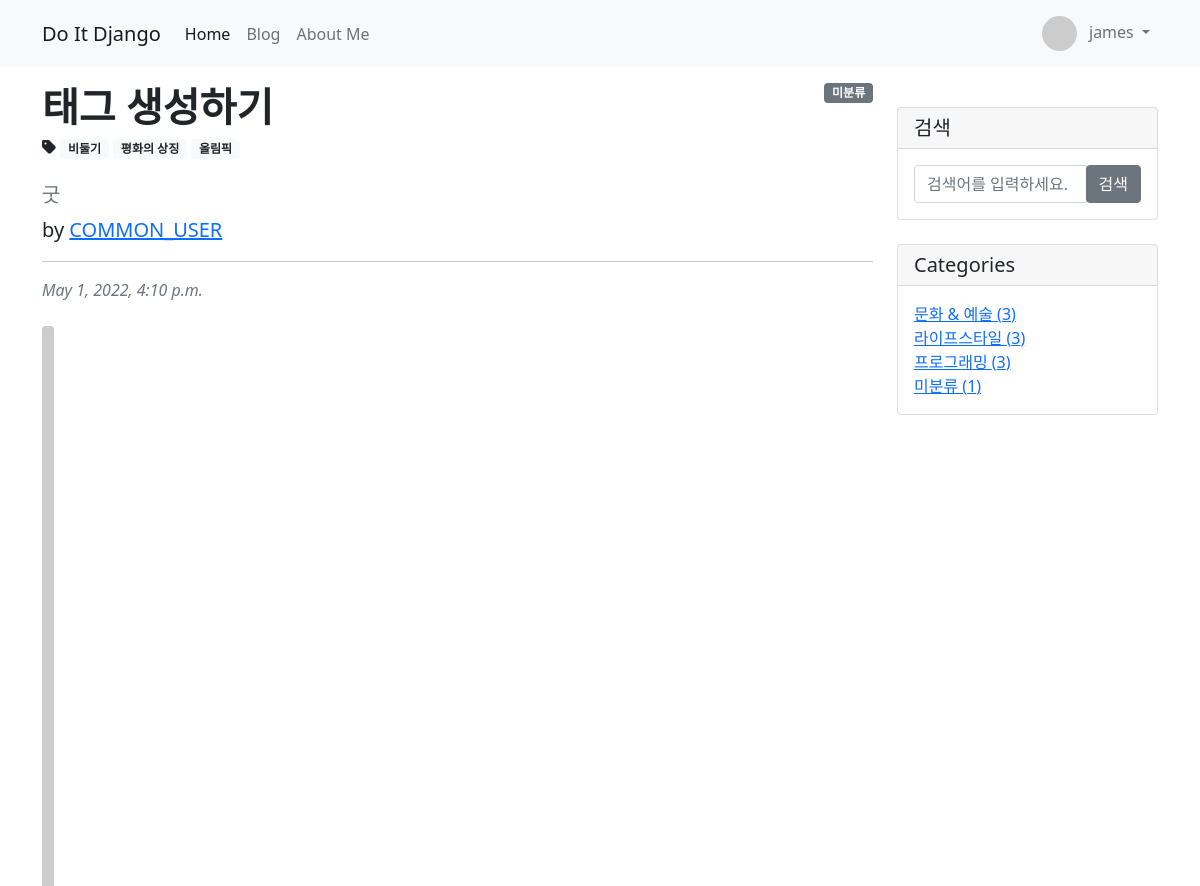
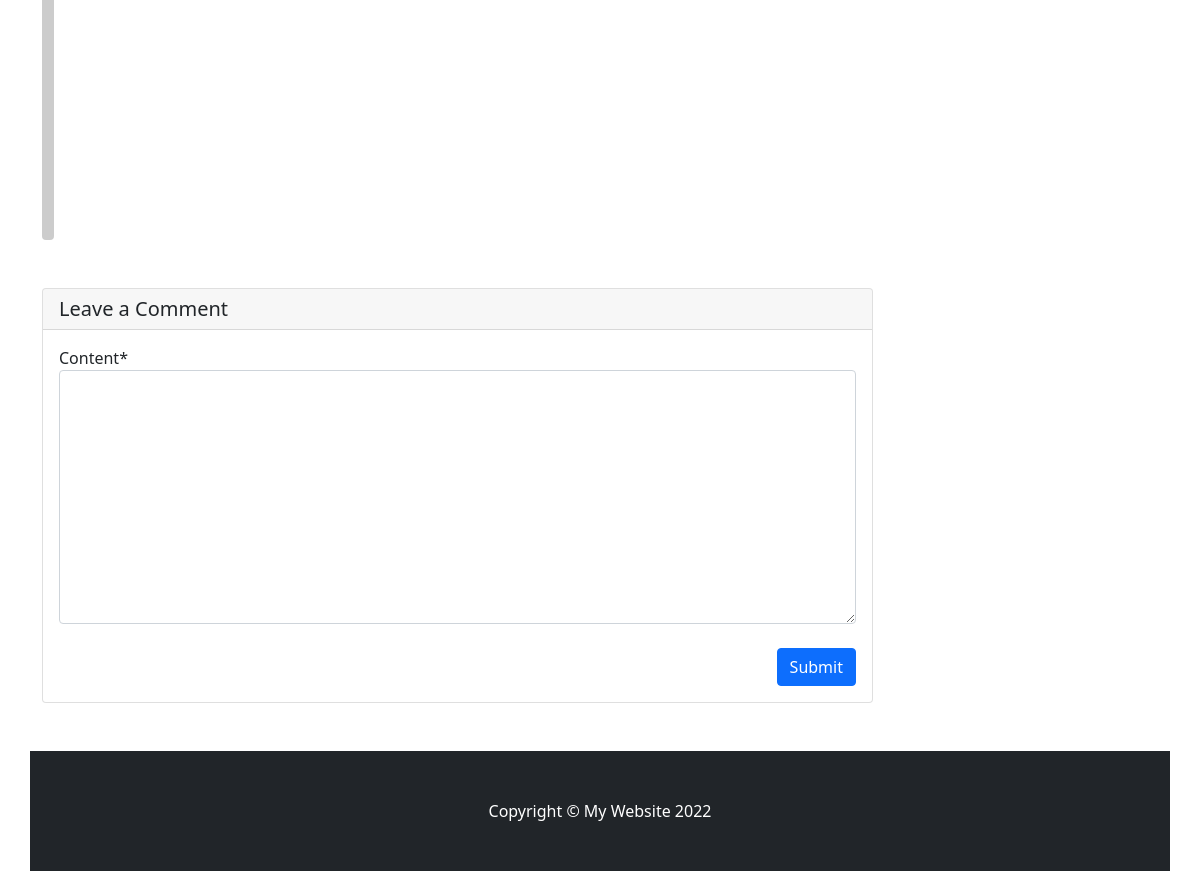
Page /blog/12/ (signed in) on the committed database (2 pictures, top to bottom).
### blog/models.py (models this page shows, shortened)
class Post(models.Model) :
    title = models.CharField(max_length = 30)
    hook_text = models.CharField(max_length = 100, blank = True)
    content = MarkdownxField()
    head_imag = models.ImageField(upload_to = 'blog/images/%Y/%m/%d/', blank = True)
    file_upload = models.FileField(upload_to = 'blog/files/%Y/%m/%d/', blank = True)
    create_at = models.DateTimeField(auto_now_add = True)
    update_at = models.DateTimeField(auto_now = True)
    author = models.ForeignKey(User, on_delete = models.SET_NULL, null = True)
    category = models.ForeignKey(Category, null = True, blank = True, on_delete = models.SET_NULL)
    tag = models.ManyToManyField(Tag, blank = True)
    def get_absolute_url(self) :
        return f'/blog/{self.pk}/'
    def get_content_markdown(self) :
        return markdown(self.content)

class Tag(models.Model) :
    name = models.CharField(max_length = 50, unique = True)
    slug = models.SlugField(max_length = 200, unique = True, allow_unicode = True)
    def __str__(self) :
        return self.name
    def get_absolute_url(self):
        return f'/blog/tag/{self.slug}/'

class Category(models.Model) :
    name = models.CharField(max_length = 50, unique = True)
    slug = models.SlugField(max_length = 200, unique = True, allow_unicode = True)
    def __str__(self) :
        return self.name
    def get_absolute_url(self):
        return f'/blog/category/{self.slug}/'
    class Meta :
        verbose_name_plural = 'Categories'

### blog/views.py (the view)
# urls.py: path('<int:pk>/', views.PostDetail.as_view()),
class PostDetail(DetailView) :
    model = Post
    def get_context_data(self, **kwargs) :
        context = super(PostDetail, self).get_context_data()
        context['categories'] = Category.objects.all()
        context['no_category_post_count'] = Post.objects.filter(category = None).count()
        context['comment_form'] = CommentForm
        return context

### blog/templates/blog/post_detail.html (shortened to what this page needs)
{% extends 'blog/base.html' %}
{% load crispy_forms_tags %}
{% block main-area %}
    <div id="post-area">
        {% if post.category %}
            <span class = "badge bg-secondary" style = "float:right;">{{ post.category }}</span>
        {% else %}
            <span class = "badge bg-secondary" style = "float:right;">미분류</span>
        {% endif %}
        <article>
            <header class="mb-4">
                <h1 class="fw-bolder mb-1">{{ post.title }}</h1>
                {% if post.tag.exists %}
                    <i class = "fas fa-tag"></i>
                    {% for tag in post.tag.iterator %}
                        <a href = "{{ tag.get_absolute_url }}"><span class = "badge bg-light text-dark">{{ tag }}</span></a>
                    {% endfor %}
                {% endif %}
                <h5 class="text-muted">{{ post.hook_text }}</h5>
                <p class = "lead">
                    by
                    <a href = "#">{{ post.author | upper }}</a>
                </p>
                <hr/>
                <div class="text-muted fst-italic mb-2">{{ post.create_at }}</div>
            </header>
            <figure class="mb-4">
                {% if post.head_imag %}
                    <img class="img-fluid rounded" src="{{ post.head_imag.url }}" alt="{{ post.title }} p.head_imag">
                {% else %}
                    <img class="img-fluid rounded" src="https://picsum.photos/seed/{{ post.id }}/800/400" alt="random_image">
                {% endif %}
            </figure>
        </article>
    </div>
    <div id="comment-area">
        <section class="mb-5">
                <div class="card my-4">
                    <h5 class="card-header">Leave a Comment</h5>
                    <div class="card-body">
                        {% if user.is_authenticated %}
                        <form class="mb-4" id="comment-form" method="POST" action="{{ post.get_absolute_url }}new_comment/">
                            {{ comment_form | crispy }}
                            <button type="submit" class="btn btn-primary mt-4" style = "float:right;" rows="3">Submit</button>
                        </form>
                        {% else %}
                        <a role="button" class="btn btn-outline-dark btn-sm" href="#" data-bs-toggle="modal" data-bs-target="#loginModal">
                            Sign in and leave a comment
                        </a>
                        {% endif %}
                    </div>
                </div>
        </section>
    </div>
{% endblock %}

### blog/templates/blog/base.html (shortened to what this page needs)
<!DOCTYPE html>
{% load static %}
<html>
    <head>
        <link rel="stylesheet" href="{% static 'blog/bootstrap4/bootstrap.min.css' %}" media="screen">
    </head>
    <body>
        {% include 'blog/navbar.html' %}
        <div class = "container my-3">
            <div class = "row">
                <div class = "col-md-8 col-lg-9", id = "main-area">
                    {% block main-area %}
                    {% endblock %}
                </div>
                <div class = "col-md-4 col-lg-3">
                    <div class = "card my-4">
                        <h5 class = "card-header">검색</h5>
                        <div class = "card-body">
                            <div class = "input-group">
                                <input type = "text" class = "form-control" placeholder = "검색어를 입력하세요." id="search-input">
                                <span class = "input-group-append">
                                    <button class= " btn btn-secondary" type = "button" onclick="searchPost();">검색</span>
                            </div>
                        </div>
                    </div>
                    <div class = "card my-4" id = 'categories-card'>
                        <h5 class = "card-header">Categories</h5>
                        <div class = "card-body">
                            <div class = "row">
                                <div class = "list-unstyled mb-0">
                                    {% for category in categories %}
                                    <li>
                                        <a href = "{{ category.get_absolute_url }}">{{ category }} ({{ category.post_set.count }})</a>
                                    </li>
                                    {% endfor %}
                                    <li>
                                        <a href = "/blog/category/no_category/">미분류 ({{ no_category_post_count }})</a>
                                    </li>
                                </div>
                            </div>
                </div>
            </div>
        </div>
        {% include 'blog/footer.html' %}
    </body>
</html>

### blog/templates/blog/navbar.html (shortened to what this page needs)
{% load socialaccount %}
<nav class="navbar navbar-expand-lg navbar-light bg-light con">
    <div class = "container" >
        <a class="navbar-brand" href="/">Do It Django</a>
        <div class="collapse navbar-collapse" id="navbarSupportedContent">
            <ul class="navbar-nav me-auto mb-2 mb-lg-0">
                <li class="nav-item">
                    <a class="nav-link active" aria-current="page" href="/">Home</a>
                </li>
                <li class="nav-item">
                    <a class="nav-link" href="/blog/">Blog</a>
                </li>
                <li class="nav-item">
                    <a class="nav-link" href="/about_me/">About Me</a>
                </li>
            </ul>
            <ul class = "navbar-nav ml-auto">
                {% if user.is_authenticated %}
                    <li class = "nav-item dropdown">
                        <a class = "nav-link dropdown-toggle" href = "#" id = "navbarDropdownMenuLink" role = "button" data-bs-toggle="dropdown" aria-haspopup="true" aria-expanded="false">
                            {% if user.socialaccount_set.all.0.get_avatar_url %}
                                <img class="rounded-circle" width="35px" src="{{ user.socialaccount_set.all.0.get_avatar_url }}" alt="">
                            {% else %}
                                <img class="rounded-circle" width="35px" src="https://avatars.dicebear.com/api/micah/{user.email}.svg?mood[]=happy&mood[]=sad">
                            {% endif %}
                            {{ user.username }}
                        </a>
                    </li>
                {% else %}
                    <li class="nav-item">
                        <a class="nav-link" href="#" data-bs-toggle="modal" data-bs-target="#loginModal">Sign In</a>
                    </li>
                {% endif %}
            </ul>
        </div>
    </div>
</nav>

### rows in the picture
Post: title "태그 생성하기", hook_text "굿", author "COMMON_USER", create_at "May 1, 2022, 4:10 p.m."
Tag: name "비둘기"
Tag: name "평화의 상징"
Tag: name "올림픽"
Category: name "문화 & 예술", post_set.count "3"
Category: name "라이프스타일", post_set.count "3"
Category: name "프로그래밍", post_set.count "3"

### other values in the picture
{{ user.username }} "james"
{{ no_category_post_count }} "1"
